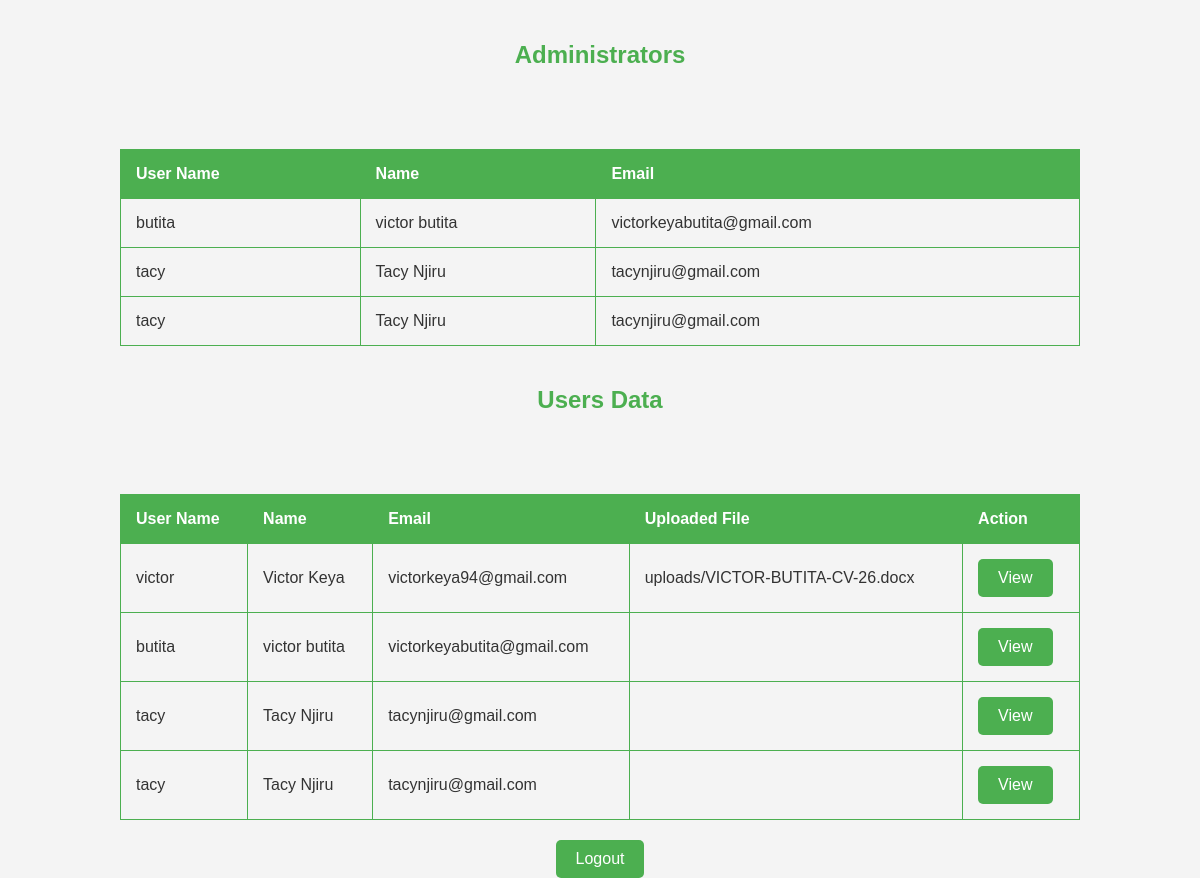
The app's page /admin_dashboard.php (signed in) with its own data.
### tables this page shows
CREATE TABLE `users` (
  `id` int(11) NOT NULL,
  `user_name` varchar(255) NOT NULL,
  `password` varchar(255) NOT NULL,
  `name` varchar(255) NOT NULL,
  `is_admin` tinyint(1) NOT NULL DEFAULT 0,
  `email` varchar(255) NOT NULL
);

CREATE TABLE `user_documents` (
  `id` int(11) NOT NULL,
  `user_id` int(11) DEFAULT NULL,
  `cv_path` varchar(255) DEFAULT NULL
);

### admin_dashboard.php (the view, shortened to what this page needs)
<?php
include 'admin-actions.php';
if (isset($_SESSION['id'], $_SESSION['user_name'], $_SESSION['is_admin']) && $_SESSION['is_admin']) {
    $adminQuery = "SELECT * FROM users WHERE is_admin = 1";
    $adminResult = mysqli_query($conn, $adminQuery);
    $documentQuery = "SELECT u.id, u.user_name, u.name, u.email, d.cv_path FROM users u
                      LEFT JOIN user_documents d ON u.id = d.user_id";
    $documentResult = mysqli_query($conn, $documentQuery);
    ?>
    <!DOCTYPE html>
    <html lang="en">
    <head>
        <link rel="stylesheet" type="text/css" href="style.css">
    </head>
    <body>
        <div class="document-actions">
            <h2>Administrators</h2>
        </div>
        <table>
            <tr>
                <th>User Name</th>
                <th>Name</th>
                <th>Email</th>
            </tr>
            <?php
            while ($adminRow = mysqli_fetch_assoc($adminResult)) {
                echo "<tr>";
                echo "<td>" . htmlspecialchars($adminRow['user_name']) . "</td>";
                echo "<td>" . htmlspecialchars($adminRow['name']) . "</td>";
                echo "<td>" . htmlspecialchars($adminRow['email']) . "</td>";
                echo "</tr>";
            }
            ?>
        </table>
        <div class="document-actions">
            <h2> Users Data</h2>
        </div>
        <table>
            <tr>
                <th>User Name</th>
                <th>Name</th>
                <th>Email</th>
                <th>Uploaded File</th>
                <th>Action</th>
            </tr>
            <?php
            while ($documentRow = mysqli_fetch_assoc($documentResult)) {
                echo "<tr>";
                echo "<td>" . htmlspecialchars($documentRow['user_name']) . "</td>";
                echo "<td>" . htmlspecialchars($documentRow['name']) . "</td>";
                echo "<td>" . htmlspecialchars($documentRow['email']) . "</td>";
                echo "<td>{$documentRow['cv_path']}</td>";
                echo "<td><a href='#' class='button' onclick='previewDocument(\"{$documentRow['cv_path']}\")'>View</a></td>";
                echo "</tr>";
            }
            ?>
        </table>
        <a href="logout.php" class="button">Logout</a>
    </body>
    </html>
    <?php
} else {
    header("Location: index.php");
    exit();
}
?>

### style.css (style rules this page uses)
body { background: #1690A7; display: flex; justify-content: center; align-items: center; height: 100vh; flex-direction: column; }
* { font-family: sans-serif; box-sizing: border-box; }
h2,h1 { text-align: center; margin-bottom: 40px; }

### admin_dashboard.php (style rules this page uses)
body { font-family: 'Arial', sans-serif; background-color: #f4f4f4; color: #333; margin: 0; padding: 0; }
h1, h2 { color: #4CAF50; }
table { width: 80%; margin: 20px auto; border-collapse: collapse; }
table, th, td { border: 1px solid #4CAF50; }
th, td { padding: 15px; text-align: left; }
th { background-color: #4CAF50; color: white; }
a.button { text-decoration: none; color: #fff; background-color: #4CAF50; padding: 10px 20px; border-radius: 5px; display: inline-block; }
.document-actions { display: flex; justify-content: space-between; margin-bottom: 20px; }

### records on screen
users: user_name "butita", name "victor butita", email "victorkeyabutita@gmail.com"
users: user_name "tacy", name "Tacy Njiru", email "tacynjiru@gmail.com"
users: user_name "tacy", name "Tacy Njiru", email "tacynjiru@gmail.com"
user_documents: user.user_name "victor", user.name "Victor Keya", user.email "victorkeya94@gmail.com", cv_path "uploads/VICTOR-BUTITA-CV-26.docx"
